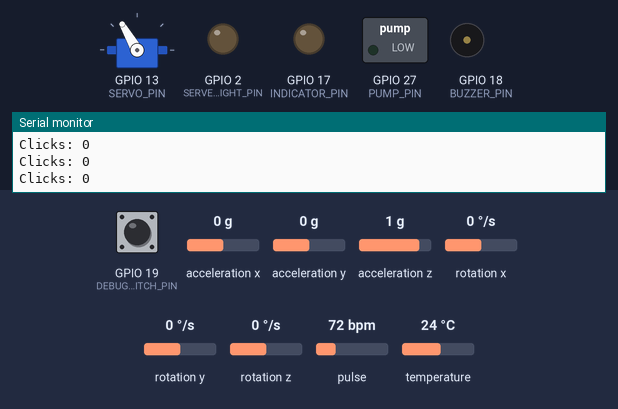
Simulated run of this sketch. Board: ESP32. Parts: servo, switched loads named in the sketch (green lamp = pin HIGH), output pins drawn as LEDs (lit = HIGH), buzzer (waves = sounding, pin HIGH), the last lines printed to the serial monitor. Inputs (shaded band) come from the test bench; at power-on: GPIO 19 (DEBUG_SWITCH_PIN) HIGH, acceleration x 0 g, acceleration y 0 g, acceleration z 1 g, rotation x 0 °/s, rotation y 0 °/s, rotation z 0 °/s, pulse 72 bpm, temperature 24 °C.

Above: at 5.3 s.
5.4 s: GPIO 19 (DEBUG_SWITCH_PIN) pulsed LOW 2 times (0.12 s each, 0.3 s apart)
At 7.4 s:
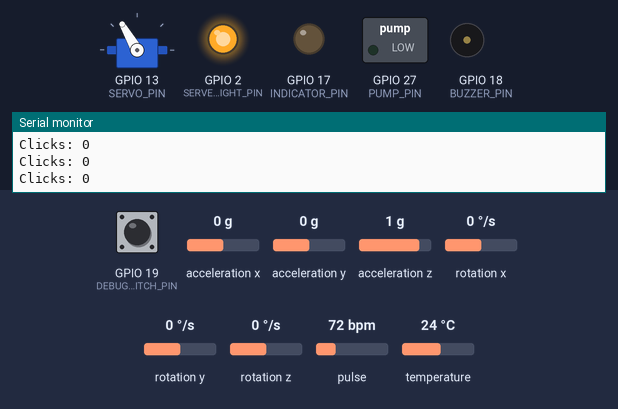
9.5 s: GPIO 19 (DEBUG_SWITCH_PIN) pulled LOW for 1 s
At 11.1 s:
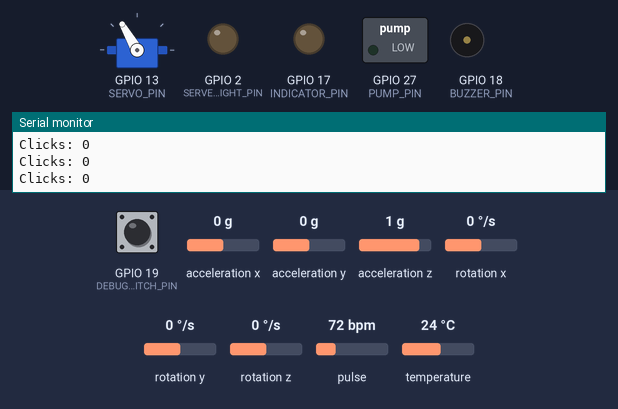
Timing chart, 0 to 12.6 s (numbered marks = the images above; inputs shaded):
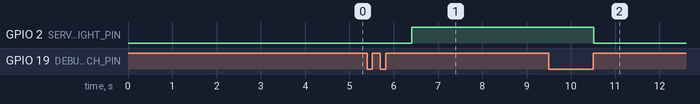

Measured:
- after the input at 5.4 s, GPIO 2 (SERVER_LIGHT_PIN): LOW → HIGH after 1.0 s
- after the input at 9.5 s, GPIO 2 (SERVER_LIGHT_PIN): HIGH → LOW after 1.0 s

The sketch:

anti_epilepsy_main.ino
```cpp
#include "anti_epilepsy.h"

Servo microneedleServo;
Adafruit_MPU6050 mpu;
MPU6050Data mpuData;
MAX30105 particleSensor;
MAX30105Data heartData;

volatile Button stateButton = {0, 0};

DeviceState currentState = NORMAL_MODE;
bool debugModeInitialized = false;

void setup() {
  Serial.begin(115200);
  delay(1000);

  int n = 0;
  if (!initMAX30105(particleSensor)) {
    Serial.println("Error initializing heart beat rate sensor");
    while (n++ != 20) delay(10);
  }
  n = 0;

  if (!initMPU6050(mpu)) {
    Serial.println("Error initializing Accelerometer");
    while (n++ != 20) delay(10);
  }
  n = 0;

  pinMode(INDICATOR_PIN, OUTPUT);
  digitalWrite(INDICATOR_PIN, LOW);

  pinMode(SERVER_LIGHT_PIN, OUTPUT);
  digitalWrite(SERVER_LIGHT_PIN, LOW);

  pinMode(BUZZER_PIN, OUTPUT);
  digitalWrite(BUZZER_PIN, LOW);

  pinMode(PUMP_PIN, OUTPUT);
  digitalWrite(PUMP_PIN, LOW);

  // Setup debug switch pin
  pinMode(DEBUG_SWITCH_PIN, INPUT_PULLUP);

  microneedleServo.attach(SERVO_PIN);
  microneedleServo.write(SERVO_MIN);

  readMPU6050(mpu, mpuData);
  readMAX30105(particleSensor, heartData);

  attachInterrupt(digitalPinToInterrupt(DEBUG_SWITCH_PIN), onButtonInterrupt, FALLING);
  Serial.println("Setup Completed");
}

void loop() {

  // Configuring state
  int count = getAndResetPressCount();
  if (count > 1 && currentState == NORMAL_MODE) {
    // Switch to debug mode
    currentState = DEBUG_MODE;
    initDebugMode();
    debugModeInitialized = true;
    digitalWrite(SERVER_LIGHT_PIN, HIGH);
    Serial.println("Debug switch activated - switching to DEBUG MODE");
  } else if (count == 1 && currentState == DEBUG_MODE) {
    // Switch back to normal mode
    currentState = NORMAL_MODE;
    endDebugMode();
    debugModeInitialized = false;
    digitalWrite(SERVER_LIGHT_PIN, LOW);
    Serial.println("Debug switch deactivated - switching to NORMAL MODE");
  }


  if (currentState == DEBUG_MODE) {
    ;
  } else {
    // NORMAL MODE: Seizure monitoring
    readMPU6050(mpu, mpuData);
    readMAX30105(particleSensor, heartData);

    if (checkForSeizure(mpuData, heartData)) {
      Serial.println("SEIZURE DETECTED - Administering medication");
      // administerDrug(microneedleServo);
    }
  }
  delay(100);
}


// ISR function - called directly by the hardware interrupt
void IRAM_ATTR onButtonInterrupt() {
  handleButtonPress();
}

void handleButtonPress() {
    unsigned long currentTime = millis();
    if (currentTime - stateButton.lastPressTime > CLICK_DEBOUNCE_MS) {
        stateButton.lastPressTime = currentTime;
        stateButton.nPresses = stateButton.nPresses + 1;
    }
}

int getAndResetPressCount() {
  unsigned int clicks = 0;
  if (stateButton.nPresses > 0) {
    unsigned long currentTime = millis();
    if (currentTime - stateButton.lastPressTime > MULTI_CLICK_TIMEOUT_MS) {
      noInterrupts();
      clicks = stateButton.nPresses;
      interrupts();
    }
    else {
      delay(MULTI_CLICK_TIMEOUT_MS);
      noInterrupts();
      clicks = stateButton.nPresses;
      interrupts();
    }
    stateButton.nPresses = 0;
  }

  Serial.print("Clicks: ");
  Serial.println(clicks);
  return clicks;
}
```

anti_epilepsy.h
```cpp
#ifndef ANTI_EPILEPSY_H
#define ANTI_EPILEPSY_H

// Avoid multiple definitions
#ifdef I2C_BUFFER_LENGTH
#undef I2C_BUFFER_LENGTH
#endif

#include <Arduino.h>
#include <ESP32Servo.h>
#include <Adafruit_MPU6050.h>
#include <Adafruit_Sensor.h>
#include <Wire.h>
#include "MAX30105.h"
#include "heartRate.h"
#include <WiFi.h>
#include <ESPAsyncWebServer.h>

// Pin Assignments
// const int PUMP_PIN = 25;
const int PUMP_PIN = 27;
const int INDICATOR_PIN = 17;
const int BUZZER_PIN = 18;
const int DEBUG_SWITCH_PIN = 19;
const int SERVER_LIGHT_PIN = 2;

// Constants for servo control
#define SERVO_PIN 13
#define SERVO_MIN 120
#define SERVO_MAX 55
#define SERVO_STEP 1
#define SERVO_DELAY 15
#define RATE_SIZE 4
#define PUMP_DELAY 700 // milliseconds

// Thresholds for seizure detection
#define ACCEL_THRESHOLD 15.0    // m/s^2
#define GYRO_THRESHOLD 3.0      // rad/s
#define BPM_UPPER_THRESHOLD 120       // beats per minute
#define BPM_LOWER_THRESHOLD 60         // beats per minute
#define NO_FINGER_THRESHOLD 5000000 // IR value below which no finger is detected
#define IR_CAP_VALUE 70000 // IR value above which finger is definitely detected

// Debug mode configuration
#define DEBUG_AP_SSID "AntiEpilepsy"
#define DEBUG_AP_PASSWORD "debug123"
#define DEBUG_SERVER_PORT 80
#define CLICK_DEBOUNCE_MS 180 // Minimum time in ms between two distinct press detections
#define MULTI_CLICK_TIMEOUT_MS 1000 // Time in ms after a press to wait for more presses

/**
  * @brief Structure to hold button state and click count.
  * Members are volatile because they are modified within an ISR.
  */
struct Button {
    volatile unsigned long lastPressTime; // Time of the last detected press
    volatile unsigned int nPresses;     // Number of rapid presses within the timeout window
};

// Device states
enum DeviceState {
  NORMAL_MODE,
  DEBUG_MODE
};


// Struct to hold MPU6050 sensor data
struct MPU6050Data {
  float ax, ay, az;   // acceleration (m/s^2)
  float gx, gy, gz;   // gyroscope (rad/s)
  float temp;         // temperature (°C)
};

// Struct to hold MAX30105 data
struct MAX30105Data {
  long irValue;
  float bpm;
  int avgBpm;
  bool fingerDetected;
};

// Function prototypes
void moveServo(int x, int s, int y, Servo &myServo);
void resetServo(Servo &myServo);

bool initMPU6050(Adafruit_MPU6050 &mpu);
void readMPU6050(Adafruit_MPU6050 &mpu, MPU6050Data &data);

bool initMAX30105(MAX30105 &particleSensor);
void readMAX30105(MAX30105 &particleSensor, MAX30105Data &data);

void onPump();
void offPump();

void onAlarm();
void offAlarm();

void onIndicator();
void offIndicator();

bool checkForSeizure(const MPU6050Data &mpu, const MAX30105Data &heartbeat);
void administerDrug(Servo &myServo);

// Debug mode web server functions
void initDebugMode();
void endDebugMode();
void handleRoot(AsyncWebServerRequest *request);
void handleAlarm(AsyncWebServerRequest *request);
void handleIndicator(AsyncWebServerRequest *request);
void handleServo(AsyncWebServerRequest *request);
void handlePump(AsyncWebServerRequest *request);
void handleAdministerDrug(AsyncWebServerRequest *request);
String generateDebugHTML();
String getStateParam(AsyncWebServerRequest *request);

int getAndResetPressCount();
void onButtonInterrupt();
void handleButtonPress();

#endif
```

Source omitted: anti_epilepsy.cpp (20399 bytes)
